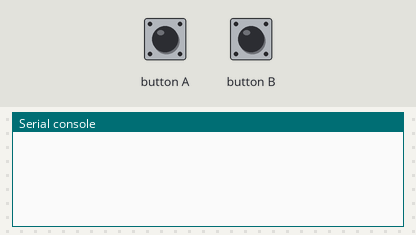
Recording of a program running on a simulated BBC micro:bit running MicroPython. Shown: the last lines printed to the serial console. The inputs (shaded band) are chosen by the test bench. No radio messages arrive unless stated (any console line starting 'radio sent:' is added by the test bench).

Above: at 1.2 s.
1.3 s: button A pressed for 0.15 s
At 2.3 s:
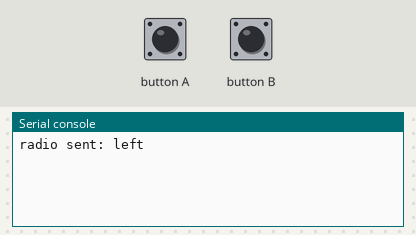
2.9 s: button B pressed for 0.15 s
At 3.7 s:
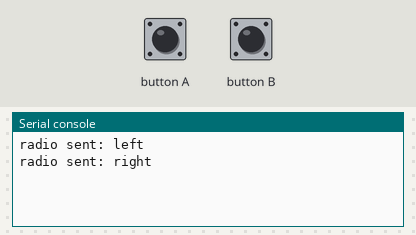
4.5 s: button A driven LOW and button B driven LOW
At 5.0 s:
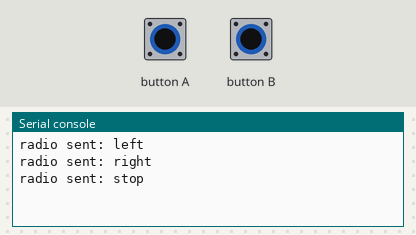

Measured:
- after the input at 1.3 s, the serial console: prints a new line at once (image 1)
- after the input at 2.9 s, the serial console: prints a new line at once (image 2)
- after the input at 4.5 s, the serial console: prints a new line at once (image 3)

The program:

bike-signaller-handlebars.py
```python
from microbit import *
import radio

radio.on()

while True:

  # read left, right and stop inputs
  # send the command over the radio...
  # reading the buttons clears the history so read both only once
  left_button = button_a.was_pressed()
  right_button = button_b.was_pressed()

  if left_button and right_button:
    radio.send('stop')
  elif left_button:
    radio.send('left')
  elif right_button:
    radio.send('right')

  sleep(100)
```
